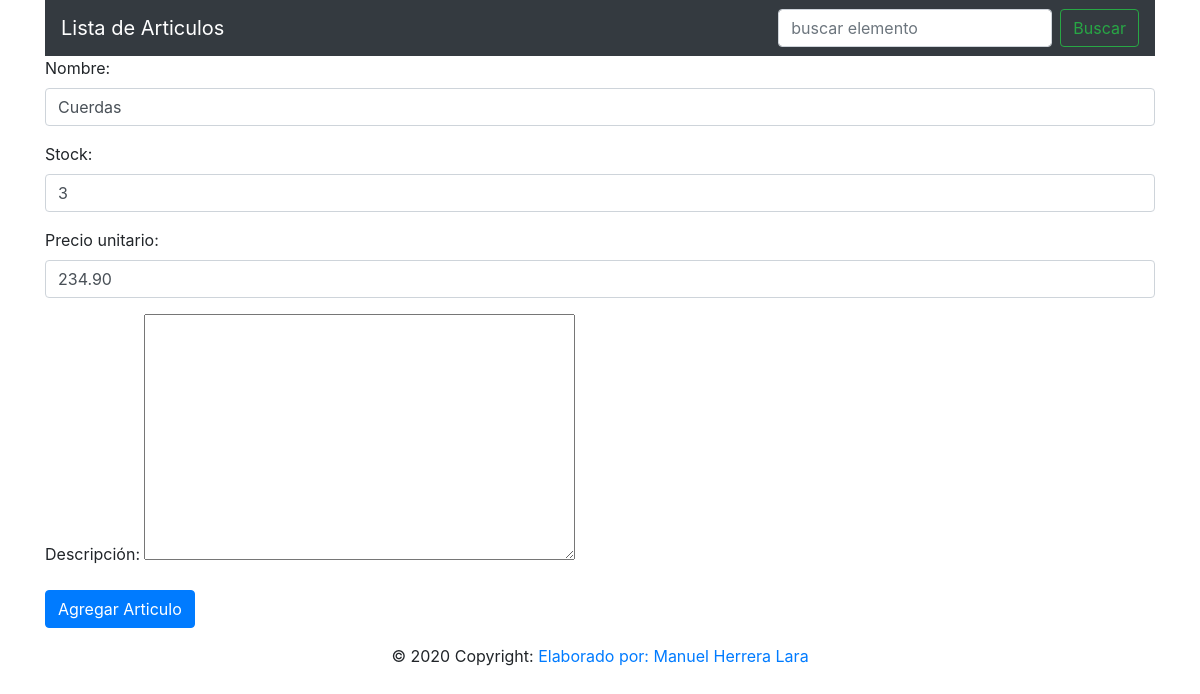
/articulos/34/actualizar/, run on an earlier commit of the app's database.
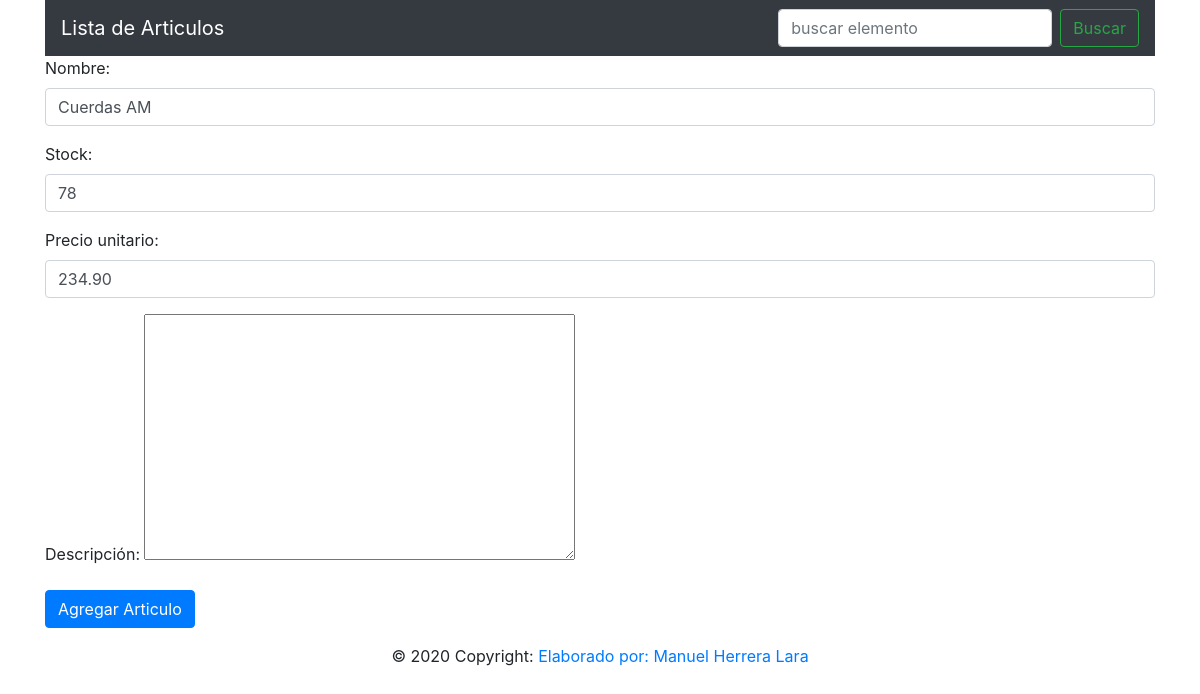
And on a later commit of the database.
### articulos/models.py (models this page shows, shortened)
class Articulo(models.Model):
    nombre = models.CharField("Nombre", max_length=100, validators=[
                              MaxLengthValidator(100)])
    cantidad = models.IntegerField("Stock", validators=[validate_cantidad])
    precio = models.DecimalField(
        "Precio unitario", max_digits=10, decimal_places=2)
    descripcion = models.TextField("Descripción", null=True, blank=True)

### articulos/views.py (the view)
# urls.py: path('<int:id_articulo>/actualizar/', views.actualizar, name='actualizar'),
def actualizar(request, id_articulo):
    instance = get_object_or_404(Articulo, pk=id_articulo)
    form = ArticuloForm(request.POST or None, instance=instance)
    if request.method == 'POST':
        if form.is_valid():
            instance = form.save(commit=False)
            instance.save()
            return redirect('articulos:lista_articulos')
    return render(request, 'articulos/agregar_articulos.html', {'form': form})

### articulos/forms.py
class ArticuloForm(ModelForm):
    class Meta:
        model = Articulo
        fields = '__all__'
        widgets = {
            'nombre': TextInput(attrs={
                'class': 'form-control', 'placeholder': 'Nombre del articulo'
            }),
            'cantidad': NumberInput(attrs={
                'class': 'form-control', 'placeholder': 'Cantidad'
            }),
            'precio': NumberInput(attrs={
                'class': 'form-control', 'placeholder': 'Precio'
            }),
        }
        error_messages = {
            'nombre': {'max_length': LONGITUD_MAXIMA}
        }

### articulos/templates/articulos/agregar_articulos.html (shortened to what this page needs)
{% extends 'articulos/base.html' %}
{% block content %}
    <div class="container">
        <form action="" method="post">
            {{ form.as_p }}
            <input type="submit" value="Agregar Articulo" class="btn btn-primary">
        </form>
    </div>
{% endblock %}

What changed in the data, as far as the page shows it:
changed Articulo: nombre "Cuerdas" → "Cuerdas AM"; cantidad "3" → "78"
